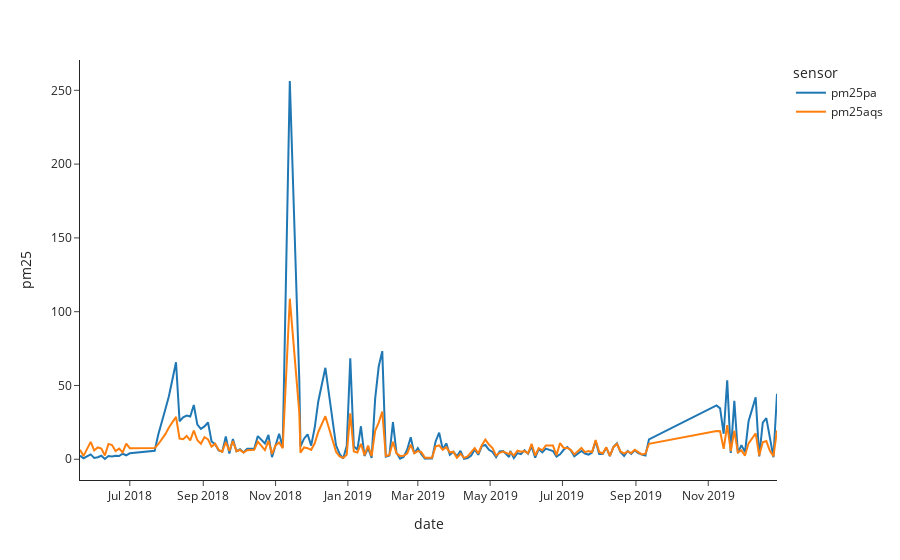

Notebook cell for this chart:
### Markdown cell above
| Column  | Description                                                                                                                      |
|---------|----------------------------------------------------------------------------------------------------------------------------------|
| date    | Date of the observation                                                                                                          |
| id      | A unique label for a site, formatted as the US state abbreviation with a number. (We performed data cleaning for site ID `CA1`.) |
| region  | The name of the region, which corresponds to a group of sites. (The `CA1` site is located in the `West` region.)                 |
| pm25aqs | The PM2.5 measurement from the AQS sensor.                                                                                       |
| pm25pa  | The PM2.5 measurement from the PurpleAir sensor.                                                                                 |
| temp    | Temperature, in Celcius.                                                                                                         |
| rh      | Relative humidity, ranging from 0 to 100%.                                                                                       |
| dew     | The dew point. (Higher dew point means more moisture in the air.)                                                     |

### Code cell
df = (full_df
 .query('id == "CA1"')
 .melt(['date'], ['pm25aqs', 'pm25pa'], var_name='sensor', value_name='pm25')
 .sort_values('date')
)
px.line(df, x='date', y='pm25', color='sensor')

### Figure 1 — Plotly figure (JSON) as saved in the notebook; plotly's stock layout.template omitted (floating-point values rounded to 4 significant figures; data arrays with more than 128 entries replaced by an {"elided": "..."} marker saying what was removed)
{"data": [{"hovertemplate": "sensor=pm25pa<br>date=%{x}<br>pm25=%{y}<extra></extra>", "legendgroup": "pm25pa", "line": {"color": "#1F77B4", "dash": "solid"}, "marker": {"symbol": "circle"}, "mode": "lines", "name": "pm25pa", "orientation": "v", "showlegend": true, "type": "scatter", "x": {"elided": "161 str values"}, "xaxis": "x", "y": {"elided": "161 float values"}, "yaxis": "y"}, {"hovertemplate": "sensor=pm25aqs<br>date=%{x}<br>pm25=%{y}<extra></extra>", "legendgroup": "pm25aqs", "line": {"color": "#FF7F0E", "dash": "solid"}, "marker": {"symbol": "circle"}, "mode": "lines", "name": "pm25aqs", "orientation": "v", "showlegend": true, "type": "scatter", "x": {"elided": "161 str values"}, "xaxis": "x", "y": {"elided": "161 float values"}, "yaxis": "y"}], "layout": {"legend": {"title": {"text": "sensor"}, "tracegroupgap": 0}, "margin": {"t": 60}, "xaxis": {"anchor": "y", "domain": [0, 1], "title": {"text": "date"}}, "yaxis": {"anchor": "x", "domain": [0, 1], "title": {"text": "pm25"}}}}
